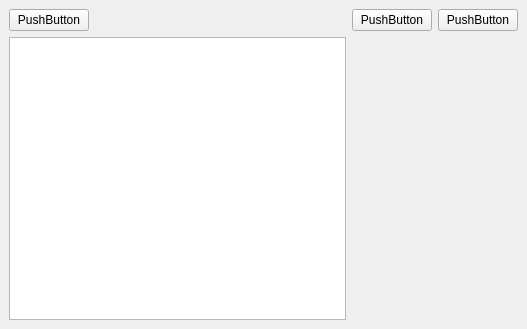
<?xml version="1.0" encoding="UTF-8"?>
<ui version="4.0">
 <class>iDom_client</class>
 <widget class="QMainWindow" name="iDom_client">
  <property name="geometry">
   <rect>
    <x>0</x>
    <y>0</y>
    <width>527</width>
    <height>329</height>
   </rect>
  </property>
  <property name="windowTitle">
   <string>iDom_client</string>
  </property>
  <widget class="QWidget" name="centralwidget">
   <property name="sizePolicy">
    <sizepolicy hsizetype="Maximum" vsizetype="Preferred">
     <horstretch>0</horstretch>
     <verstretch>0</verstretch>
    </sizepolicy>
   </property>
   <layout class="QGridLayout" name="gridLayout">
    <item row="1" column="0">
     <widget class="QPushButton" name="pushButton">
      <property name="sizePolicy">
       <sizepolicy hsizetype="Fixed" vsizetype="Fixed">
        <horstretch>0</horstretch>
        <verstretch>0</verstretch>
       </sizepolicy>
      </property>
      <property name="text">
       <string>PushButton</string>
      </property>
     </widget>
    </item>
    <item row="1" column="1">
     <widget class="QPushButton" name="pushButton_2">
      <property name="sizePolicy">
       <sizepolicy hsizetype="Fixed" vsizetype="Fixed">
        <horstretch>0</horstretch>
        <verstretch>0</verstretch>
       </sizepolicy>
      </property>
      <property name="text">
       <string>PushButton</string>
      </property>
     </widget>
    </item>
    <item row="1" column="2">
     <widget class="QPushButton" name="pushButton_3">
      <property name="sizePolicy">
       <sizepolicy hsizetype="Fixed" vsizetype="Fixed">
        <horstretch>0</horstretch>
        <verstretch>0</verstretch>
       </sizepolicy>
      </property>
      <property name="text">
       <string>PushButton</string>
      </property>
     </widget>
    </item>
    <item row="2" column="0">
     <widget class="QTextEdit" name="textEdit">
      <property name="font">
       <font>
        <family>Times New Roman</family>
        <pointsize>23</pointsize>
       </font>
      </property>
     </widget>
    </item>
   </layout>
  </widget>
 </widget>
 <resources/>
 <connections/>
</ui>
